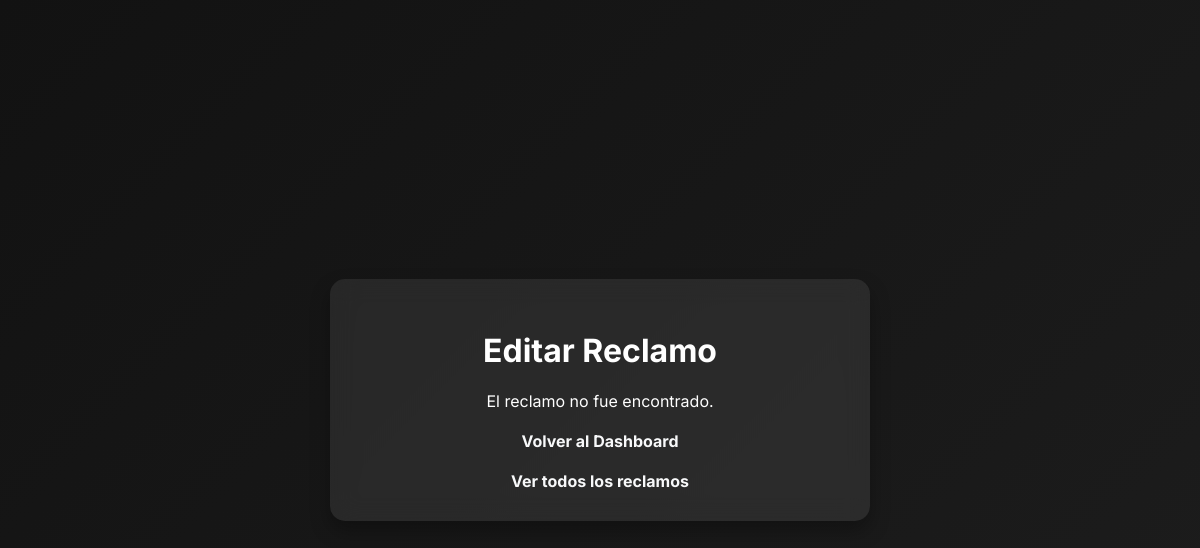
/edit?id=5 (signed in), run on an earlier commit of the app's database.
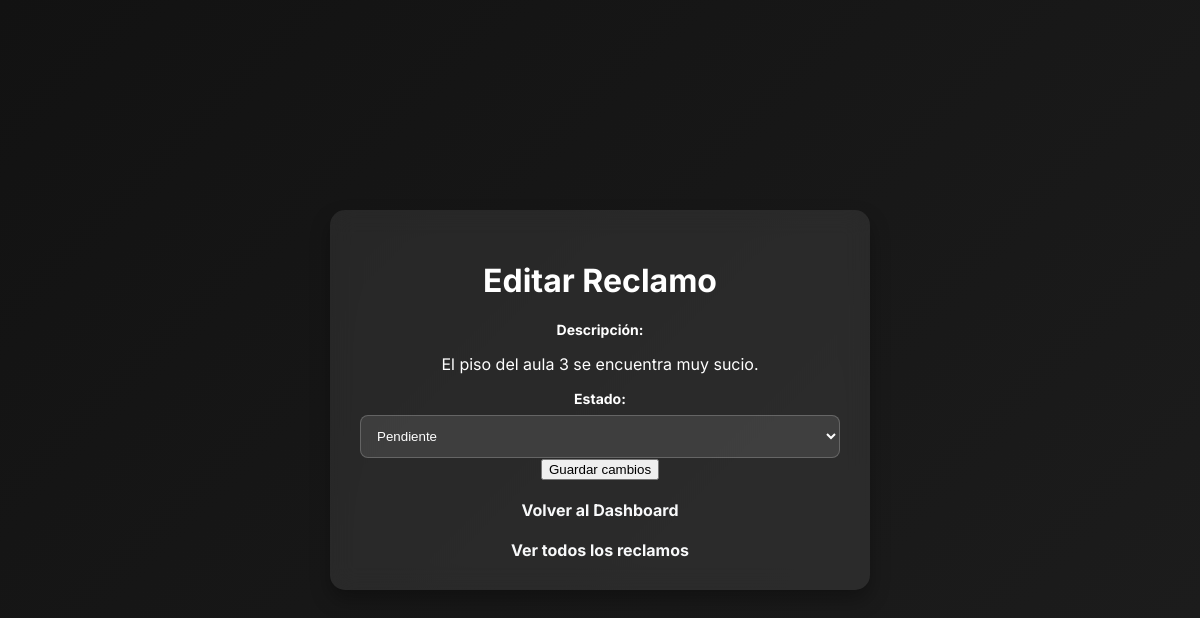
And on a later commit of the database.
### modules/modelos.py (models this page shows, shortened)
class ModeloReclamo(Base):
    __tablename__= 'reclamos'
    id= Column(Integer, primary_key=True)
    descripcion= Column(String(1000), nullable=False)
    estado= Column(String(50), default="pendiente") #El estado. Puede ser Pendiente, o Resuelto
    departamento= Column(String(100), nullable=False)
    fecha_creacion= Column(DateTime, default=datetime.utcnow)
    fecha_resolucion= Column(DateTime, nullable=True)
    id_usuario= Column(Integer, ForeignKey('usuarios.id')) #Reclamo ligado a usuario
    foto = Column(String(255), nullable=True)

### server.py (the view, shortened to what this page needs)
@app.route("/edit", methods=['GET', 'POST'])
@login_required
def editar_reclamo():
    id_reclamo = request.args.get('id')
    reclamo = gestor_reclamos.obtener_reclamo(id_reclamo)
    return render_template("editar_reclamo.html", reclamo=reclamo)

### modules/dominio.py (called while the page is built)
    @property
    def descripcion(self):
        return self.__descripcion

    @property
    def estado(self):
        return self.__estado

    @id.setter
    def id(self, p_id):
        if p_id is not None and not isinstance(p_id, int):
            raise ValueError("El id debe ser un número entero")
        self.__id=p_id

    @descripcion.setter
    def descripcion(self, p_descripcion):
        if not isinstance(p_descripcion, str) or p_descripcion.strip() == "":
            raise ValueError("La descripcion no puede estar vacía")
        self.__descripcion= p_descripcion.strip()

    @estado.setter
    def estado(self, p_estado):
        if p_estado not in ["pendiente", "resuelto", "en proceso","inválido"]:
            raise ValueError("El estado debe ser 'pendiente', 'resuelto', 'en proceso' o 'invalido'")
        self.__estado=p_estado

    @id_usuario.setter
    def id_usuario(self, p_id_usuario):
        if  p_id_usuario is not None and not isinstance(p_id_usuario, int):
            raise ValueError("El ID de usuario debe ser un número entero")
        self.__id_usuario=p_id_usuario

    @foto.setter
    def foto(self, p_foto):
        self.__foto=p_foto

### templates/editar_reclamo.html (shortened to what this page needs)
<!DOCTYPE html>
<html lang="es">
<head>
    <link rel="stylesheet" type="text/css" href="{{ url_for('static', filename='style.css') }}">
</head>
<body>
    <div class="container">
        <h1>Editar Reclamo</h1>
        {% if reclamo %}
            <form method="POST">
                <label for="descripcion">Descripción:</label>
                <p class="descripcion">{{ reclamo.descripcion }}</p>
                <label for="estado">Estado:</label>
                <select name="estado" class="form-control" id="estadoSelect">
                    <option value="pendiente" {% if reclamo.estado == "pendiente" %}selected{% endif %}>Pendiente</option>
                </select>
                <button type="submit" class="btn-save">Guardar cambios</button>
            </form>
        {% else %}
            <p class="error">El reclamo no fue encontrado.</p>
        {% endif %}
        <div class="button-container">
            <a href="{{ url_for('dashboard') }}" class="btn-back">Volver al Dashboard</a>
            <a href="{{ url_for('listar_reclamos') }}" class="btn-secondary">Ver todos los reclamos</a>
        </div>
    </div>
</body>
</html>

What changed in the data, as far as the page shows it:
added ModeloReclamo: descripcion "El piso del aula 3 se encuentra muy sucio.", estado "Pendiente"
Also different on the page:
text no longer shown: "El reclamo no fue encontrado."
text now shown: "Descripción: Estado: Guardar cambios"
